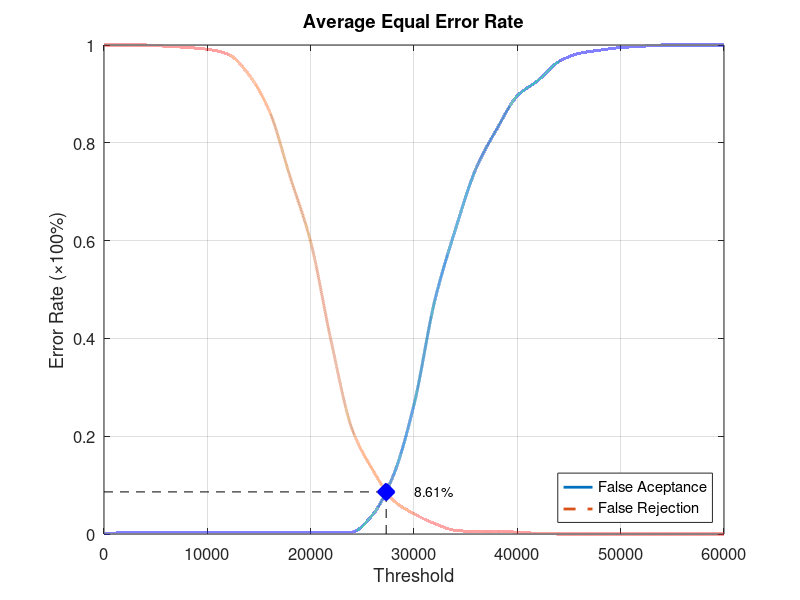
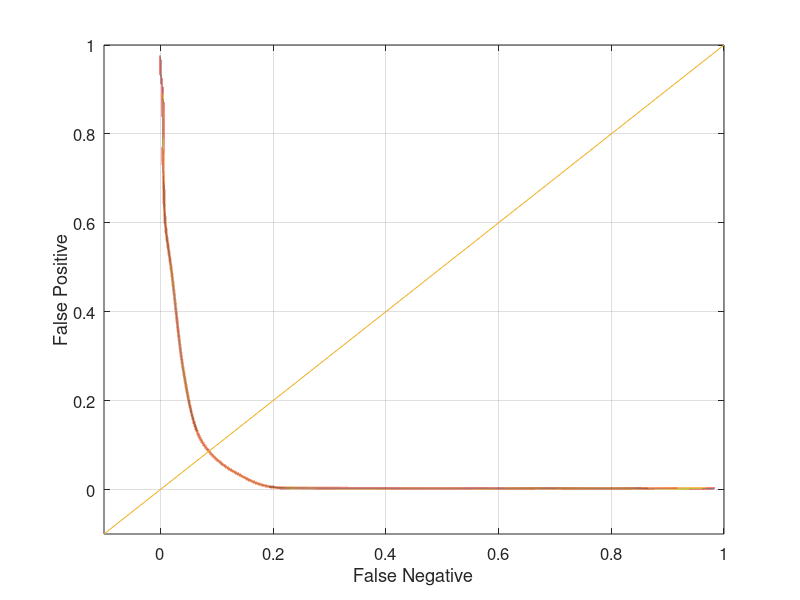

The MATLAB script that drew these images, in order:
function yEER = Experiment5Average
close all;
clear;
clc;
x = 0:2000:60000;
xq = 0:0.5:60000;

y0 = [0 0.00263158 0.00263158 0.00263158 0.00263158 0.00263158 0.00263158 0.00263158 0.00263158 0.00263158 0.00263158 0.00263158 0.00394737 0.0394737 0.119737 0.264474 0.476316 0.622368 0.747368 0.827632 0.896053 0.927632 0.965789 0.982895 0.989474 0.994737 0.997368 1 1 1 1];
yy0 = interp1(x, y0, xq, 'pchip');
y1 = [1 1 1 0.9975 0.995 0.99125 0.98125 0.94 0.865 0.73125 0.5975 0.3925 0.215 0.13125 0.06875 0.04125 0.02125 0.0075 0.005 0.005 0.00375 0.00125 0 0 0 0 0 0 0 0 0];
yy1 = interp1(x, y1, xq, 'pchip');

% Calculating EER: 
y2 = abs(y0 - y1);
find(y2 == min(y2))
yy2 = abs(yy0 - yy1);
xEER = find(yy2 == min(yy2));
xEERIndex = xq(xEER) % X-axis EER
yEER = yy0(xEER) % Y-axis EER

main = figure
plot(xq, yy0,'-','LineWidth', 2);	hold on
plot(xq, yy1,'--','LineWidth', 2);	hold on
plot([xEERIndex xEERIndex], [0 yEER], 'k--');	hold on
plot([0 xEERIndex], [yEER yEER], 'k--');	hold on
plot(xEERIndex, yEER, 'bx', 'LineWidth', 10);	hold on
text(xEERIndex + 10 * xEERIndex / 100, yEER, [num2str(round((10000 * yEER)) / 100) '%'])
legend('False Aceptance', 'False Rejection', 'Location', 'SouthEast')
xlabel('Threshold')
ylabel('Error Rate (\times100%)')
title('Average Equal Error Rate')
set(gca, 'FontSize', 12)
axis([0 60000 0 1])
grid on

print(main, 'Experiment5AverageMain', '-dpng');
FNRxFPR = figure('Color', [1 1 1]);
plot(yy1, yy0, '-', yy1, yy0, 'LineWidth', 2);
hold on
y = -0.1:0.1:1
plot(y, y); 
set(gca, 'FontSize', 12)
xlabel('False Negative')
ylabel('False Positive')
axis([-0.1 1 -0.1 1])
set(gca, 'FontSize', 12)
grid on

print(FNRxFPR, 'Experiment5AverageFNRxFPR','-dpng');
end
